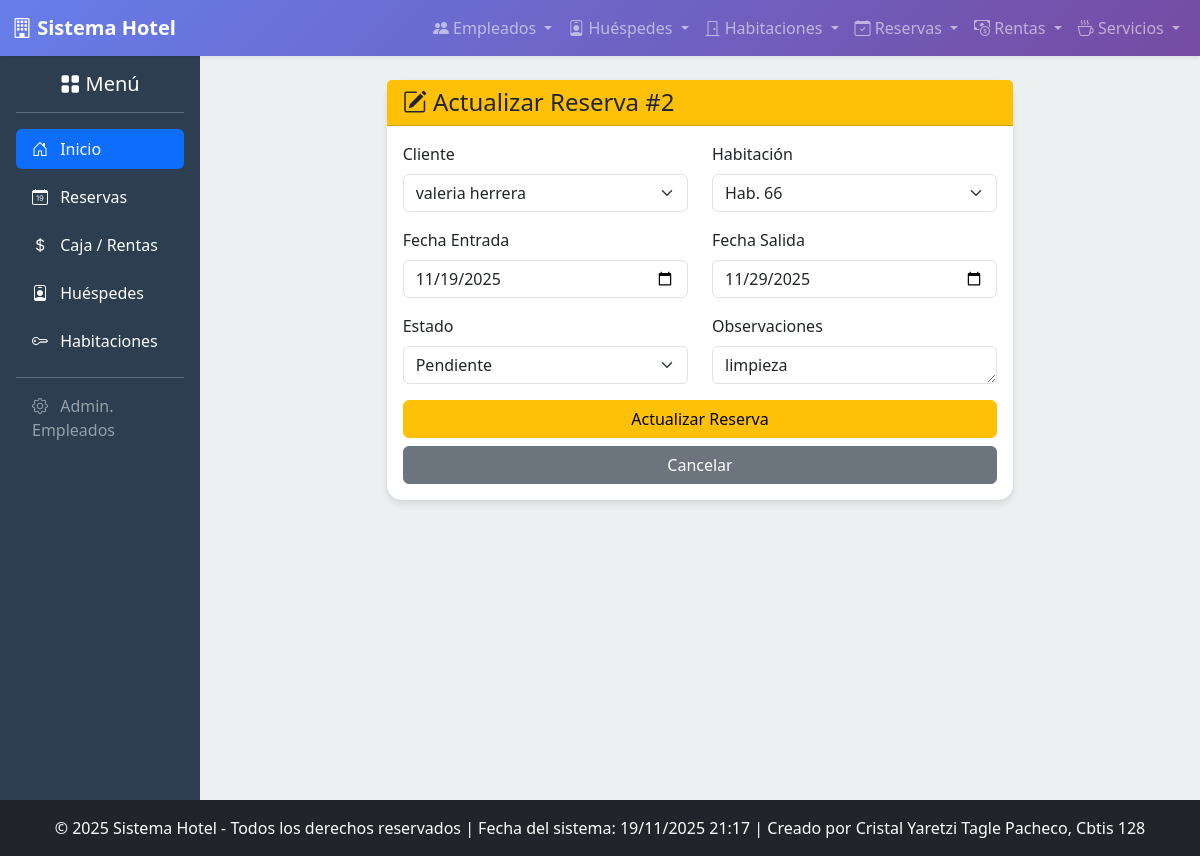
Page /reservas/actualizar/2/ on the committed database.
### app_Hotel/models.py (models this page shows, shortened)
class Reserva(models.Model):
    ESTADO_CHOICES = [
        ('PEN', 'Pendiente'),
        ('CON', 'Confirmada'),
        ('CAN', 'Cancelada'),
        ('FIN', 'Finalizada'),
    ]
    cliente = models.ForeignKey(Huesped, on_delete=models.CASCADE, related_name='reservas')
    habitacion = models.ForeignKey(Habitacion, on_delete=models.SET_NULL, null=True, related_name='reservas')
    fecha_reserva = models.DateTimeField(auto_now_add=True)
    fecha_entrada = models.DateField()
    fecha_salida = models.DateField()
    estado = models.CharField(max_length=3, choices=ESTADO_CHOICES, default='PEN')
    observaciones = models.TextField(blank=True, null=True)
    class Meta:
        verbose_name = "Reserva"
        verbose_name_plural = "Reservas"

class Huesped(models.Model):
    nombre = models.CharField(max_length=100)
    apellido = models.CharField(max_length=100)
    telefono = models.CharField(max_length=15)
    email = models.EmailField(unique=True)
    fecha_registro = models.DateTimeField(auto_now_add=True)
    direccion = models.TextField()
    registrado_por = models.ForeignKey(
        Empleado,
        on_delete=models.SET_NULL,
        null=True,
        blank=True,
        related_name='huespedes_registrados',
        help_text='Empleado que realizó el registro del huésped.'
    )
    habitaciones = models.ManyToManyField(
        Habitacion,
        related_name='huespedes_actuales',
        blank=True,
        help_text='Habitaciones actualmente ocupadas por este huésped.'
    )
    class Meta:
        verbose_name_plural = "Huéspedes"
        ordering = ['apellido']

### app_Hotel/views.py (the view, shortened to what this page needs)
# urls.py: path('reservas/actualizar/<int:reserva_id>/', views.realizar_actualizacion_reserva, name='realizar_actualizacion_reserva'),
def realizar_actualizacion_reserva(request, reserva_id):
    reserva = get_object_or_404(Reserva, id=reserva_id)
    huespedes = Huesped.objects.all()
    habitaciones = Habitacion.objects.all()
    return render(request, 'reservas/actualizar_reserva.html', {
        'reserva': reserva, 'huespedes': huespedes, 'habitaciones': habitaciones
    })

### app_Hotel/templates/reservas/actualizar_reserva.html (shortened to what this page needs)
{% extends 'base.html' %}
{% block content %}
<div class="row">
    <div class="col-md-8 mx-auto">
        <div class="card">
            <div class="card-header bg-warning text-dark">
                <h4 class="mb-0"><i class="bi bi-pencil-square"></i> Actualizar Reserva #{{ reserva.id }}</h4>
            </div>
            <div class="card-body">
                <form method="POST">
                    <div class="row">
                        <div class="col-md-6 mb-3">
                            <label class="form-label">Cliente</label>
                            <select class="form-select" name="cliente" required>
                                {% for huesped in huespedes %}
                                <option value="{{ huesped.id }}" {% if reserva.cliente.id == huesped.id %}selected{% endif %}>
                                    {{ huesped.nombre }} {{ huesped.apellido }}
                                </option>
                                {% endfor %}
                            </select>
                        </div>
                        <div class="col-md-6 mb-3">
                            <label class="form-label">Habitación</label>
                            <select class="form-select" name="habitacion" required>
                                {% for hab in habitaciones %}
                                <option value="{{ hab.id }}" {% if reserva.habitacion.id == hab.id %}selected{% endif %}>
                                    Hab. {{ hab.numero }}
                                </option>
                                {% endfor %}
                            </select>
                        </div>
                    </div>
                    <div class="row">
                        <div class="col-md-6 mb-3">
                            <label class="form-label">Fecha Entrada</label>
                            <input type="date" class="form-control" name="fecha_entrada" value="{{ reserva.fecha_entrada|date:'Y-m-d' }}" required>
                        </div>
                        <div class="col-md-6 mb-3">
                            <label class="form-label">Fecha Salida</label>
                            <input type="date" class="form-control" name="fecha_salida" value="{{ reserva.fecha_salida|date:'Y-m-d' }}" required>
                        </div>
                    </div>
                    <div class="row">
                        <div class="col-md-6 mb-3">
                            <label class="form-label">Estado</label>
                            <select class="form-select" name="estado" required>
                                <option value="PEN" {% if reserva.estado == 'PEN' %}selected{% endif %}>Pendiente</option>
                            </select>
                        </div>
                        <div class="col-md-6 mb-3">
                            <label class="form-label">Observaciones</label>
                            <textarea class="form-control" name="observaciones" rows="1">{{ reserva.observaciones }}</textarea>
                        </div>
                    </div>
                    <div class="d-grid gap-2">
                        <button type="submit" class="btn btn-warning">Actualizar Reserva</button>
                        <a href="{% url 'ver_reservas' %}" class="btn btn-secondary">Cancelar</a>
                    </div>
                </form>
            </div>
        </div>
    </div>
</div>
{% endblock %}

### app_Hotel/templates/base.html (style rules this page uses)
body { background-color: #f8f9fa; font-family: 'Segoe UI', Tahoma, Geneva, Verdana, sans-serif; }
.card { border: none; border-radius: 15px; box-shadow: 0 4px 6px rgba(0,0,0,0.1); transition: transform 0.3s ease; }

### rows in the picture
Reserva: id "2", cliente "valeria herrera", habitacion "Hab. 66", fecha_entrada "11/19/2025", fecha_salida "11/29/2025", estado "Pendiente", observaciones "limpieza"
